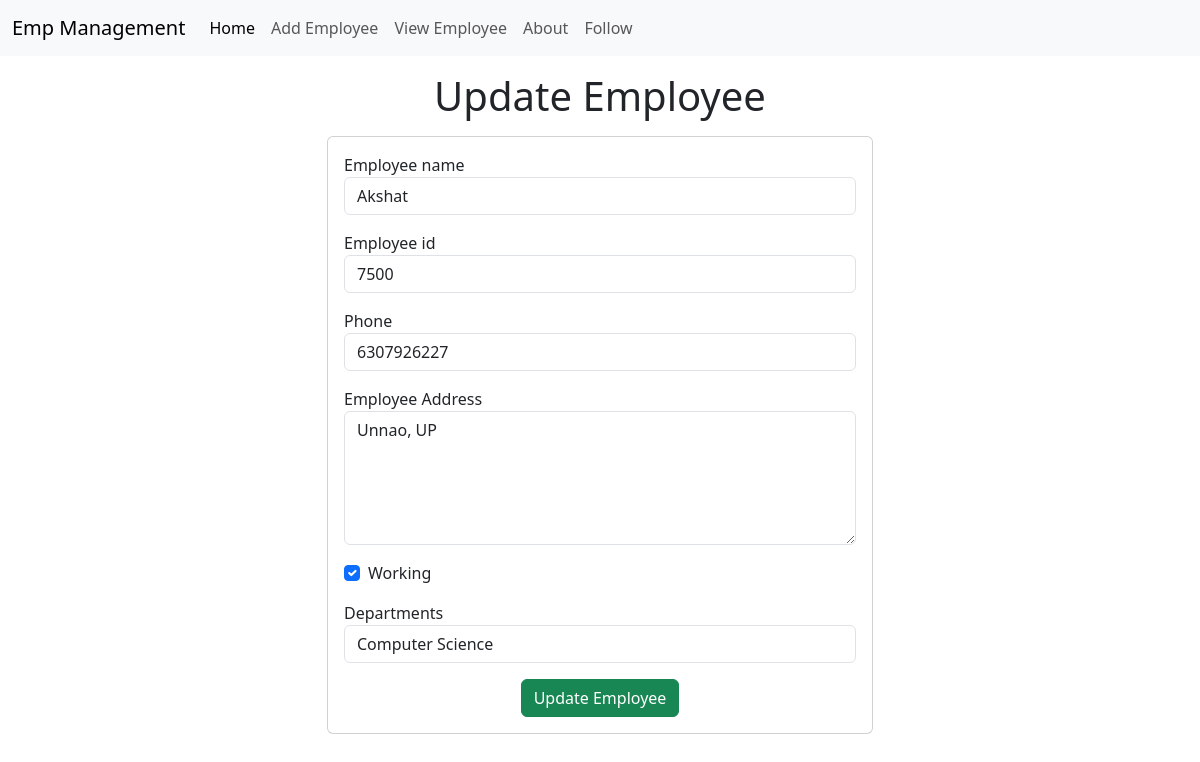
/emp/update-emp/1, run on the app's committed database.
### emp/models.py (models this page shows, shortened)
class Emp(models.Model):
    name=models.CharField(max_length=200)
    emp_id=models.CharField(max_length=200)
    phone=models.CharField(max_length=10)
    address=models.CharField(max_length=150)
    working=models.BooleanField(default=True)
    department=models.CharField(max_length=10)

### emp/views.py (the view)
# urls.py: path("update-emp/<int:emp_id>",update_emp),
def update_emp(request,emp_id):
    emp=Emp.objects.get(pk=emp_id)
    return render(request, "emp/update_emp.html", {
        'emp':emp
    })

### templates/emp/update_emp.html (shortened to what this page needs)
<!doctype html>
<html lang="en">
  <head>
    <link href="https://cdn.jsdelivr.net/npm/bootstrap@5.3.2/dist/css/bootstrap.min.css" rel="stylesheet">
  </head>
  <body>
    {% include 'emp/navbar.html' %}
    <h1 class="text-center my-3">Update Employee</h1>
    <div class="container">
        <div class="row">
            <div class="col-md-6 offset-md-3">
                <div class="card">
                   <div class="card-body">
                    <form action="/emp/do-update-emp/{{emp.id}}" method="POST">
                       <div class="mb-3">
                         <label for="name">Employee name</label>
                         <input name="emp_name" id="name" type="text" class="form-control" placeholder="Enter emp name" value="{{emp.name}}">
                       </div>
                       <div class="mb-3">
                        <label for="id">Employee id</label>
                        <input name="emp_id" id="id" type="text" class="form-control" placeholder="Enter emp id" value="{{emp.emp_id}}">
                      </div>
                      <div class="mb-3">
                        <label for="phone">Phone</label>
                        <input name="emp_phone" id="phone" type="text" class="form-control" placeholder="Enter emp phone" value="{{emp.phone}}">
                      </div>
                      <div class="mb-3">
                        <label for="address">Employee Address</label>
                        <textarea name="emp_address" id="address" rows="5" class="form-control">{{emp.address}}</textarea>
                      </div>
                      <div class="mb-3 form-check">
                        <label for="working">Working</label>
                        <input {% if emp.working %} checked {% endif %} name="emp_working" id="working" type="checkbox" class="form-check-input">
                      </div>
                      <div class="mb-3">
                        <label for="department">Departments</label>
                        <select value="{{emp.department}}" name="emp_department" id="department" class="form-control">
                            <option value="CSE">Computer Science</option>
                        </select>
                      </div>
                       <div class="container text-center">
                            <button class="btn btn-success">
                                Update Employee
                            </button>
                       </div>
                    </form>
                   </div>
                </div>
            </div>
        </div>
    </div>
  </body>
</html>

### data on the page
Emp: emp_name "Akshat", emp_id "7500", emp_phone "6307926227", emp_address "Unnao, UP", working "☑", emp_department "Computer Science"
